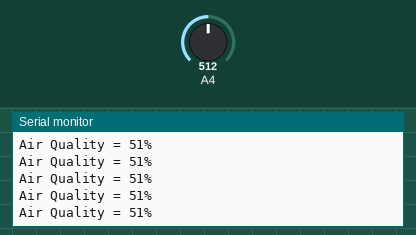
This sketch was run on a simulated Arduino Uno, built with avr-gcc and run on an emulated ATmega328P. Parts: the last lines printed to the serial monitor. The inputs (shaded band) are chosen by the test bench; at power-on: A4 = 512.

Above: at 1.2 s.
1.3 s: A4 set to 716
At 1.31 s:
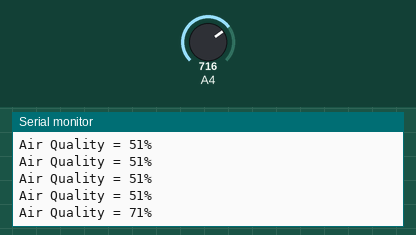
2.8 s: A4 set to 900
At 2.82 s:
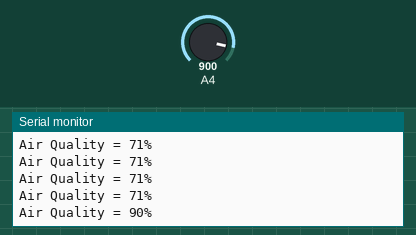
Timing chart, 0 to 5.8 s (numbered marks = the images above; inputs shaded):
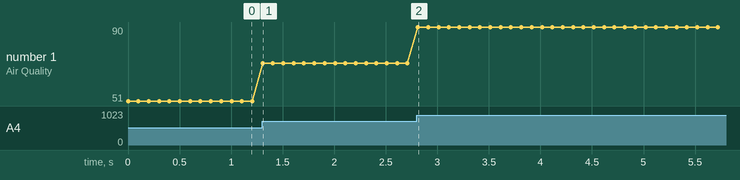

The sketch:

air.ino
```cpp
int airquality = 0;
void setup()
{
  Serial.begin(9600);

}
void loop()
{

  int sensorValue = analogRead(A4);
  Serial.print("Air Quality = ");
  Serial.print(sensorValue/10);

  Serial.print("%");
  Serial.println();
  delay(100);


}
```

Measured:
- after the input at 1.3 s, the serial monitor: prints a new line at once (image 1)
- after the input at 2.8 s, the serial monitor: prints a new line at once (image 2)
- plotted number 1: 51 → 71 after the input at 1.3 s, 71 → 90 after the input at 2.8 s
